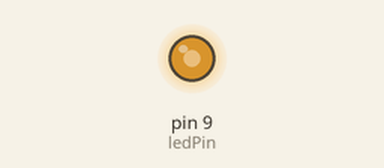
The sketch below on a simulated Arduino Uno, built with avr-gcc and run on an emulated ATmega328P. Shown: output pins drawn as LEDs (lit = HIGH). Random numbers use the default seed unless the sketch sets one.

Above: at 0.04 s.
At 16.29 s:
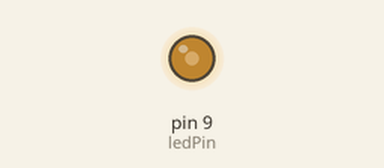
At 37.52 s:
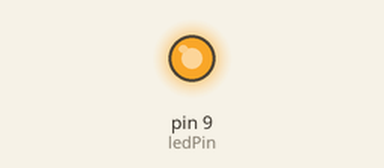
Timing chart, 0 to 40.0 s (numbered marks = the images above):
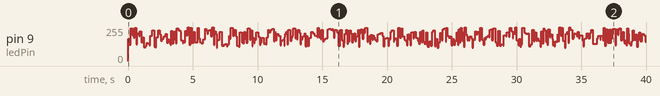

Measured:
- by itself, pin 9 (ledPin): 0/255 → 167/255 at 0.00 s, → 123/255 0.10 s later, → 245/255 0.11 s later, → 194/255 0.12 s later, … (406 changes in this stretch)

The sketch:

CandleLight.ino
```cpp
/*
 * CandleLight
 * -----------
 *
 * Use random numbers to emulate a flickering candle with a PWM'd LED
 *
 * 2007 Tod E. Kurt <tod@todbot.com>
 * http://todbot.com/
 *
 */

int ledPin = 9;    // select the pin for the LED
int val = 0;       // variable that holds the current LED brightness
int delayval = 0;  // variable that holds the current delay time

void setup() {
  randomSeed(0);            // initialize the random number generator
  pinMode(ledPin, OUTPUT);  // declare the ledPin as an OUTPUT
}

void loop() {
  val = random(100,255);       // pick a random number between 100 and 254
  analogWrite(ledPin, val);    // set the LED brightness

  delayval = random(50,150);   // pick a random number between 50 - 149
  delay(delayval);             // delay that many milliseconds
}
```
